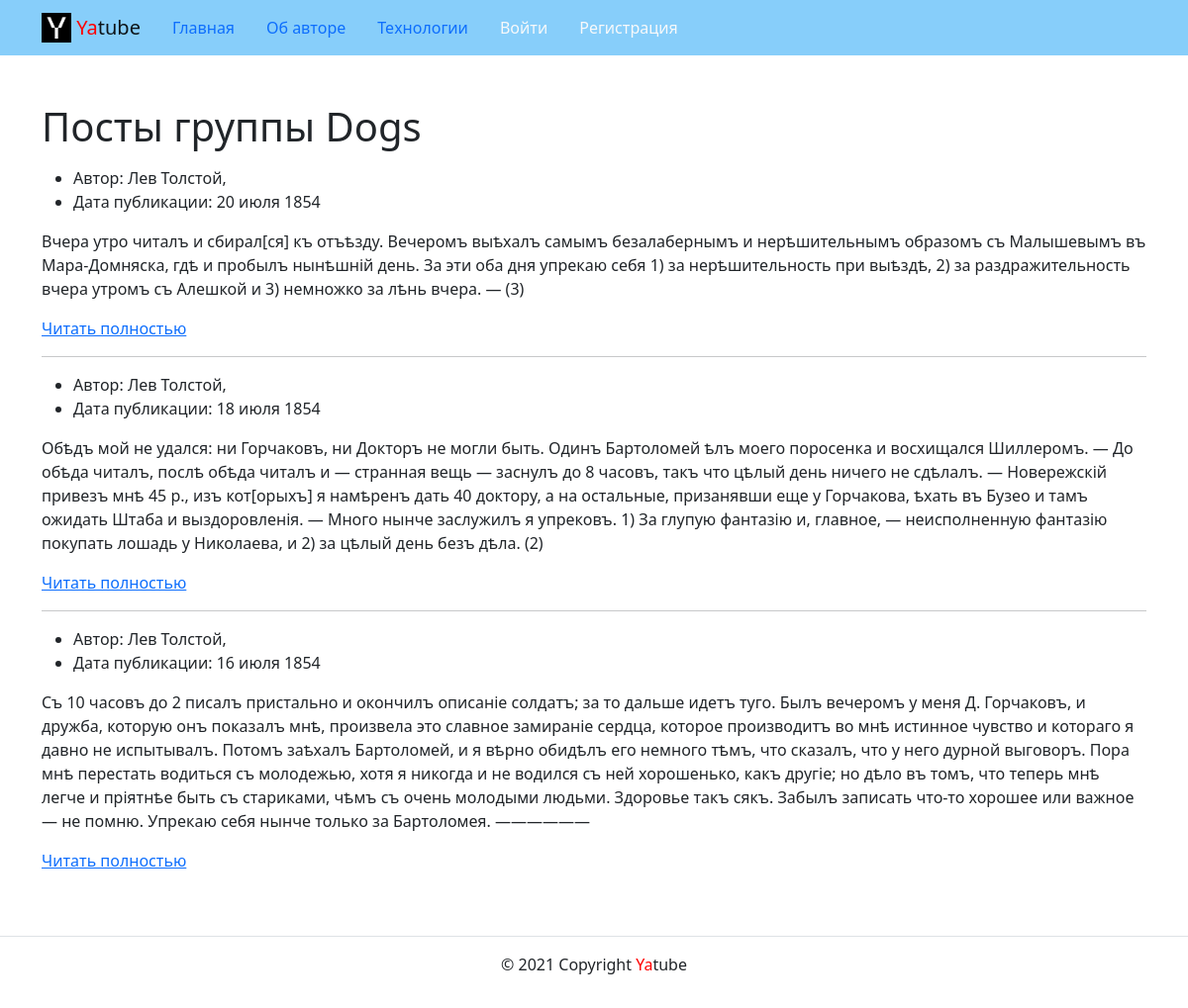
The app's page /group/dogs/, older data.
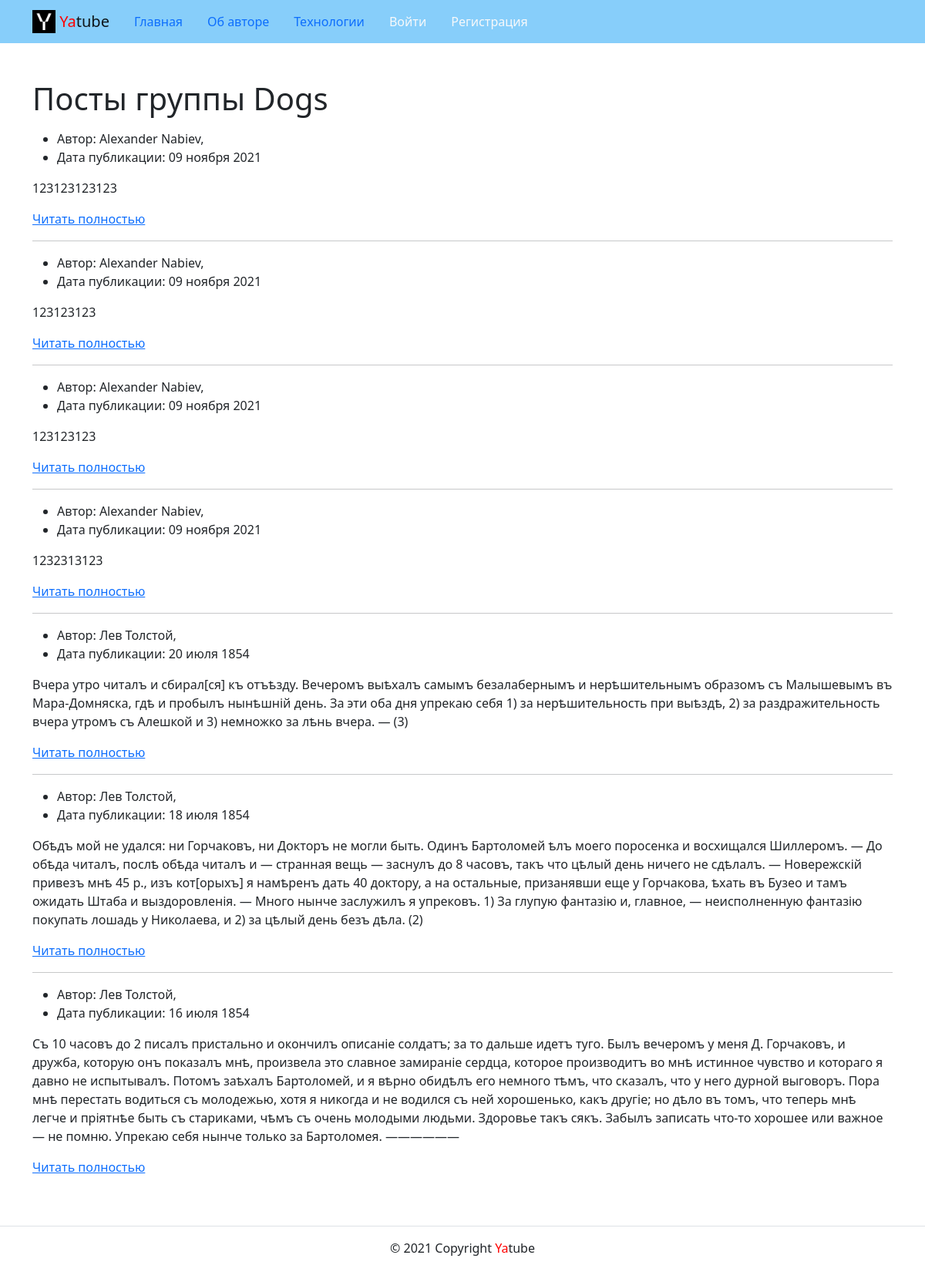
The same page, newer data.
### posts/models.py (models this page shows, shortened)
class Post(models.Model):
    text = models.TextField()
    pub_date = models.DateTimeField(auto_now_add=True)
    author = models.ForeignKey(
        User,
        on_delete=models.CASCADE,
        related_name='posts'
    )
    group = ForeignKey(
        Group,
        on_delete=models.SET_NULL,
        related_name='posts',
        blank=True, null=True
    )

### groups/views.py (the view)
# urls.py: path('<slug:slug>/', views.group_posts, name='group_list'),
def group_posts(request, slug):
    template = 'groups/group_list.html'
    group = get_object_or_404(Group, slug=slug)
    title = group.title
    page_title = f'Посты группы {title}.'
    posts = group.posts.all().order_by('-pub_date')
    paginator = Paginator(posts, 10)
    page_number = request.GET.get('page')
    page_obj = paginator.get_page(page_number)
    context = {
        'group_slug': slug,
        'posts': page_obj,
        'group_title': title,
        'page_title': page_title,
    }
    return render(request, template, context)

### core/context_processors/year.py (called while the page is built)
def year(request):
    cur_year = dt.now().year
    return {
        'year': cur_year
    }

### templates/groups/group_list.html (shortened to what this page needs)
{% extends 'base.html' %}
{% block content %}
      <div class="container py-5">
        <h1>
          <p>
            Посты группы {{ group_title }}
          </p>
        </h1>
        {% for post in posts %}
          <article>
            <ul>
              <li>
                Автор: {{ post.author.first_name }} {{ post.author.last_name }},
              </li>
              <li>
                Дата публикации: {{ post.pub_date|date:"d E Y" }}
              </li>
            </ul>
            <p>
              {{ post.text|safe }}
            </p>
            <p>
            <a href="{% url 'posts:post_detail' post.pk %}">Читать полностью</a>
            </p>
          </article>
          {% if not forloop.last %}
            <hr>
          {% endif %}
        {% endfor %}
      </div>
  {% endblock content %}

Row changes from the older to the newer data that the page shows:
added Post: author.first_name "Alexander", author.last_name "Nabiev", pub_date "09 ноября 2021", text "123123123123"
added Post: author.first_name "Alexander", author.last_name "Nabiev", pub_date "09 ноября 2021", text "123123123"
added Post: author.first_name "Alexander", author.last_name "Nabiev", pub_date "09 ноября 2021", text "123123123"
added Post: author.first_name "Alexander", author.last_name "Nabiev", pub_date "09 ноября 2021", text "1232313123"
